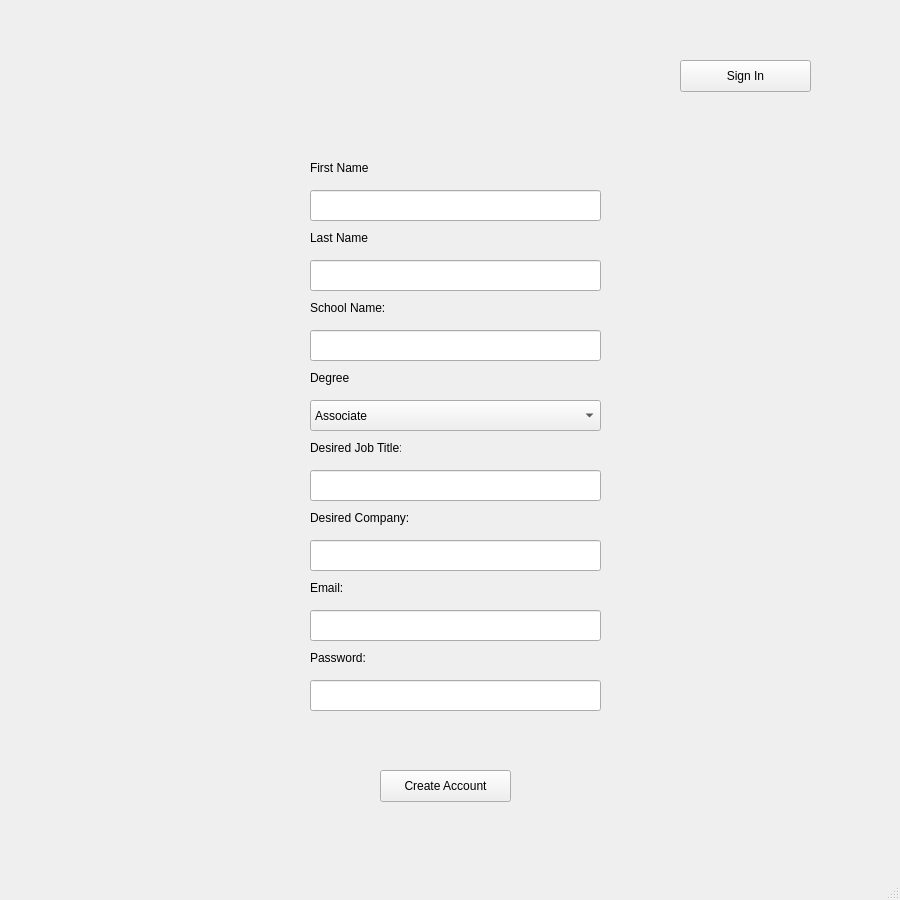
<?xml version="1.0" encoding="UTF-8"?>
<ui version="4.0">
 <class>MainWindow</class>
 <widget class="QMainWindow" name="MainWindow">
  <property name="geometry">
   <rect>
    <x>0</x>
    <y>0</y>
    <width>900</width>
    <height>900</height>
   </rect>
  </property>
  <property name="minimumSize">
   <size>
    <width>900</width>
    <height>900</height>
   </size>
  </property>
  <property name="maximumSize">
   <size>
    <width>900</width>
    <height>900</height>
   </size>
  </property>
  <property name="windowTitle">
   <string>MainWindow</string>
  </property>
  <widget class="QWidget" name="centralwidget">
   <widget class="QLineEdit" name="firstname_enter">
    <property name="geometry">
     <rect>
      <x>310</x>
      <y>190</y>
      <width>291</width>
      <height>31</height>
     </rect>
    </property>
   </widget>
   <widget class="QLineEdit" name="lastname_enter">
    <property name="geometry">
     <rect>
      <x>310</x>
      <y>260</y>
      <width>291</width>
      <height>31</height>
     </rect>
    </property>
   </widget>
   <widget class="QLineEdit" name="jobtitle_enter">
    <property name="geometry">
     <rect>
      <x>310</x>
      <y>470</y>
      <width>291</width>
      <height>31</height>
     </rect>
    </property>
   </widget>
   <widget class="QLineEdit" name="school_enter">
    <property name="geometry">
     <rect>
      <x>310</x>
      <y>330</y>
      <width>291</width>
      <height>31</height>
     </rect>
    </property>
   </widget>
   <widget class="QLineEdit" name="password_enter">
    <property name="geometry">
     <rect>
      <x>310</x>
      <y>680</y>
      <width>291</width>
      <height>31</height>
     </rect>
    </property>
    <property name="echoMode">
     <enum>QLineEdit::Password</enum>
    </property>
   </widget>
   <widget class="QLineEdit" name="company_enter">
    <property name="geometry">
     <rect>
      <x>310</x>
      <y>540</y>
      <width>291</width>
      <height>31</height>
     </rect>
    </property>
   </widget>
   <widget class="QLineEdit" name="email_enter">
    <property name="geometry">
     <rect>
      <x>310</x>
      <y>610</y>
      <width>291</width>
      <height>31</height>
     </rect>
    </property>
   </widget>
   <widget class="QLabel" name="label">
    <property name="geometry">
     <rect>
      <x>310</x>
      <y>160</y>
      <width>111</width>
      <height>16</height>
     </rect>
    </property>
    <property name="text">
     <string>First Name</string>
    </property>
   </widget>
   <widget class="QLabel" name="label_2">
    <property name="geometry">
     <rect>
      <x>310</x>
      <y>230</y>
      <width>101</width>
      <height>16</height>
     </rect>
    </property>
    <property name="text">
     <string>Last Name</string>
    </property>
   </widget>
   <widget class="QLabel" name="label_3">
    <property name="geometry">
     <rect>
      <x>310</x>
      <y>300</y>
      <width>101</width>
      <height>16</height>
     </rect>
    </property>
    <property name="text">
     <string>School Name:</string>
    </property>
   </widget>
   <widget class="QLabel" name="label_4">
    <property name="geometry">
     <rect>
      <x>310</x>
      <y>370</y>
      <width>51</width>
      <height>16</height>
     </rect>
    </property>
    <property name="text">
     <string>Degree</string>
    </property>
   </widget>
   <widget class="QLabel" name="label_5">
    <property name="geometry">
     <rect>
      <x>310</x>
      <y>440</y>
      <width>91</width>
      <height>16</height>
     </rect>
    </property>
    <property name="text">
     <string>Desired Job Title:</string>
    </property>
   </widget>
   <widget class="QLabel" name="label_6">
    <property name="geometry">
     <rect>
      <x>310</x>
      <y>510</y>
      <width>151</width>
      <height>16</height>
     </rect>
    </property>
    <property name="text">
     <string>Desired Company:</string>
    </property>
   </widget>
   <widget class="QLabel" name="label_7">
    <property name="geometry">
     <rect>
      <x>310</x>
      <y>580</y>
      <width>61</width>
      <height>16</height>
     </rect>
    </property>
    <property name="text">
     <string>Email: </string>
    </property>
   </widget>
   <widget class="QLabel" name="label_8">
    <property name="geometry">
     <rect>
      <x>310</x>
      <y>650</y>
      <width>71</width>
      <height>16</height>
     </rect>
    </property>
    <property name="text">
     <string>Password:</string>
    </property>
   </widget>
   <widget class="QComboBox" name="degree_enter">
    <property name="geometry">
     <rect>
      <x>310</x>
      <y>400</y>
      <width>291</width>
      <height>31</height>
     </rect>
    </property>
    <property name="modelColumn">
     <number>0</number>
    </property>
    <item>
     <property name="text">
      <string>Associate</string>
     </property>
    </item>
    <item>
     <property name="text">
      <string>Bachelors</string>
     </property>
    </item>
    <item>
     <property name="text">
      <string>Masters</string>
     </property>
    </item>
    <item>
     <property name="text">
      <string>Doctoral</string>
     </property>
    </item>
   </widget>
   <widget class="QPushButton" name="create_account">
    <property name="geometry">
     <rect>
      <x>380</x>
      <y>770</y>
      <width>131</width>
      <height>32</height>
     </rect>
    </property>
    <property name="maximumSize">
     <size>
      <width>131</width>
      <height>16777215</height>
     </size>
    </property>
    <property name="toolTip">
     <string>&lt;html&gt;&lt;head/&gt;&lt;body&gt;&lt;p&gt;&lt;span style=&quot; font-size:48pt; font-weight:600;&quot;&gt;Create Account&lt;/span&gt;&lt;/p&gt;&lt;/body&gt;&lt;/html&gt;</string>
    </property>
    <property name="text">
     <string>Create Account</string>
    </property>
   </widget>
   <widget class="QPushButton" name="SignIn">
    <property name="geometry">
     <rect>
      <x>680</x>
      <y>60</y>
      <width>131</width>
      <height>32</height>
     </rect>
    </property>
    <property name="text">
     <string>Sign In</string>
    </property>
   </widget>
   <widget class="QLabel" name="label_9">
    <property name="geometry">
     <rect>
      <x>90</x>
      <y>40</y>
      <width>131</width>
      <height>71</height>
     </rect>
    </property>
    <property name="text">
     <string/>
    </property>
    <property name="pixmap">
     <pixmap>logos/logo.png</pixmap>
    </property>
   </widget>
   <widget class="QLabel" name="label_10">
    <property name="geometry">
     <rect>
      <x>60</x>
      <y>40</y>
      <width>131</width>
      <height>71</height>
     </rect>
    </property>
    <property name="text">
     <string/>
    </property>
    <property name="pixmap">
     <pixmap>../../sales tax/logos/logo.png</pixmap>
    </property>
   </widget>
  </widget>
  <widget class="QStatusBar" name="statusbar"/>
 </widget>
 <resources/>
 <connections/>
</ui>
